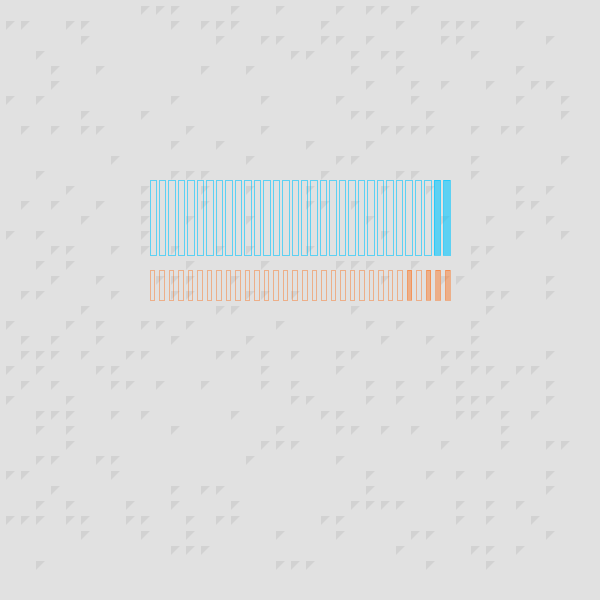
Frame 1 (no input)
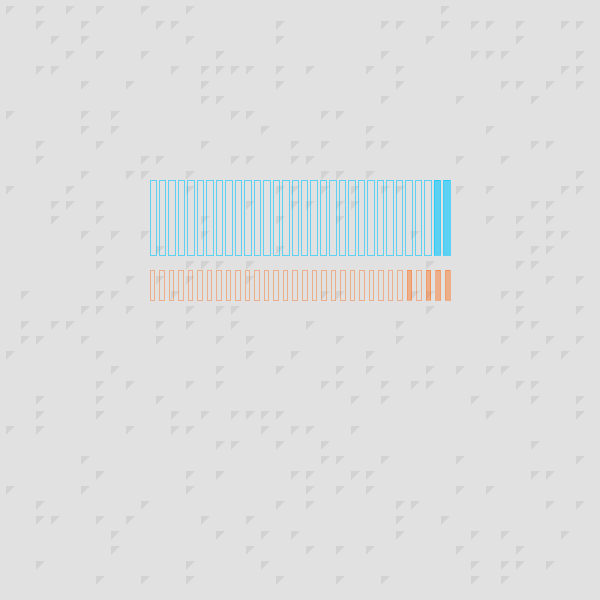
Frame 60 (the mouse pressed at the canvas centre just before this capture)
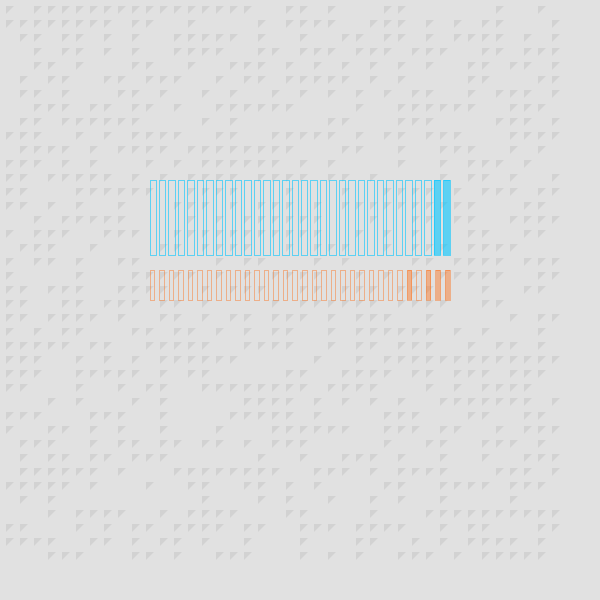
Frame 120 (the mouse held since frame 60 and released just before this capture)

The Processing sketch that drew these frames (run headless with seeded random() and noise(); from frame 60 on, the mouse is pressed at the canvas centre):

// Processing sketch: processing_112019
// ── processing_112019.pde

int milli;
int offset = 3;
int row;
int hora;
String h;
String m;

color orange = color(255, 98, 0, 100);
color blue = color(0, 197, 255, 150);
void setup() {
  size(600, 600);
  noStroke();
  smooth();
}

void draw() {
  noStroke();

  // TURN MILITARY TIME INTO 12 HR TIME
  hora = hour() % 12;
  if (hora == 0) {
    hora = 12;
  }
  
  h = binary(hora);
  m = binary(minute());

  // BACKGROUND
  background(225);

  // SECONDS
  fill(210);
  triseconds(6);

  // HOURS
  stroke(blue);
  sqtime(width*.25, height*.3, width*.75, height*.125, 3, h, blue);
  
  // MINUTES
  stroke(orange);
  sqtime(width*.25, height*.45, width*.75, height*.05, 5, m, orange);
}

void triseconds(int pad) {
  int rows = second();
  if (rows == 0) { 
    rows = 1;
  }

  int twidth = (width - ((rows+1) * pad)) / rows; //triangle width
  int theight = (height - ((rows+1) * pad)) / rows; //triangle height

  for (int i = 0; i < second(); i++) {
    for (int j = 0; j < second(); j++) {
      milli = int(binary(millis()));
      pushMatrix();
      translate(j*(pad + twidth) + pad, i*(pad + theight) + pad);
      if (second() % int(random(1, 10)) == 0) {
        triangle(0, 0, twidth, 0, 0, theight);
      }
      popMatrix();
    }
  }
}

void sqtime(float x0, float y0, float x1, float y1, float pad, String s, color c) {
  float xmax = x1 - x0;
  float ymax = y1 - y0;
  float xwidth = (xmax - (pad*(s.length()-1))) / s.length();
  
  for (int i = 0; i < s.length(); i++) {
    noFill();
    pushMatrix();
    translate(x0 + i*(xwidth+pad), y0);
    if (int(s.substring(i, i+1)) == 0) {
      noFill();
    }
    else {
      fill(c);
    }
    rect(0, 0, xwidth, y1);
    popMatrix();
  }
}
